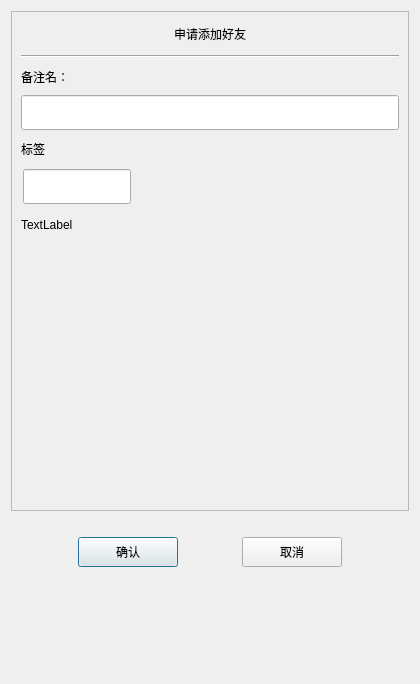
<?xml version="1.0" encoding="UTF-8"?>
<ui version="4.0">
 <class>AuthenFriend</class>
 <widget class="QDialog" name="AuthenFriend">
  <property name="geometry">
   <rect>
    <x>0</x>
    <y>0</y>
    <width>420</width>
    <height>684</height>
   </rect>
  </property>
  <property name="windowTitle">
   <string>Dialog</string>
  </property>
  <layout class="QVBoxLayout" name="verticalLayout">
   <item>
    <widget class="QScrollArea" name="scrollArea">
     <property name="minimumSize">
      <size>
       <width>0</width>
       <height>500</height>
      </size>
     </property>
     <property name="widgetResizable">
      <bool>true</bool>
     </property>
     <widget class="QWidget" name="scrollcontent">
      <property name="geometry">
       <rect>
        <x>0</x>
        <y>0</y>
        <width>400</width>
        <height>498</height>
       </rect>
      </property>
      <layout class="QVBoxLayout" name="verticalLayout_2">
       <property name="spacing">
        <number>0</number>
       </property>
       <property name="leftMargin">
        <number>0</number>
       </property>
       <property name="rightMargin">
        <number>0</number>
       </property>
       <item>
        <widget class="QLabel" name="apply_lb">
         <property name="minimumSize">
          <size>
           <width>0</width>
           <height>25</height>
          </size>
         </property>
         <property name="maximumSize">
          <size>
           <width>16777215</width>
           <height>25</height>
          </size>
         </property>
         <property name="text">
          <string>申请添加好友</string>
         </property>
         <property name="alignment">
          <set>Qt::AlignmentFlag::AlignCenter</set>
         </property>
        </widget>
       </item>
       <item>
        <widget class="QWidget" name="apply_wid" native="true">
         <layout class="QVBoxLayout" name="verticalLayout_3">
          <item>
           <widget class="Line" name="line">
            <property name="orientation">
             <enum>Qt::Orientation::Horizontal</enum>
            </property>
           </widget>
          </item>
          <item>
           <widget class="QLabel" name="label_2">
            <property name="minimumSize">
             <size>
              <width>0</width>
              <height>25</height>
             </size>
            </property>
            <property name="maximumSize">
             <size>
              <width>16777215</width>
              <height>25</height>
             </size>
            </property>
            <property name="text">
             <string>备注名：</string>
            </property>
           </widget>
          </item>
          <item>
           <widget class="CustomizeEdit" name="back_ed">
            <property name="minimumSize">
             <size>
              <width>0</width>
              <height>35</height>
             </size>
            </property>
            <property name="maximumSize">
             <size>
              <width>16777215</width>
              <height>35</height>
             </size>
            </property>
           </widget>
          </item>
          <item>
           <widget class="QLabel" name="label_3">
            <property name="minimumSize">
             <size>
              <width>0</width>
              <height>25</height>
             </size>
            </property>
            <property name="maximumSize">
             <size>
              <width>16777215</width>
              <height>25</height>
             </size>
            </property>
            <property name="text">
             <string>标签</string>
            </property>
           </widget>
          </item>
          <item>
           <widget class="QWidget" name="lb_group_wid" native="true">
            <property name="minimumSize">
             <size>
              <width>0</width>
              <height>50</height>
             </size>
            </property>
            <layout class="QVBoxLayout" name="verticalLayout_4">
             <property name="spacing">
              <number>0</number>
             </property>
             <property name="leftMargin">
              <number>0</number>
             </property>
             <property name="topMargin">
              <number>0</number>
             </property>
             <property name="rightMargin">
              <number>0</number>
             </property>
             <property name="bottomMargin">
              <number>0</number>
             </property>
             <item>
              <widget class="QWidget" name="gridWidget" native="true">
               <property name="minimumSize">
                <size>
                 <width>0</width>
                 <height>40</height>
                </size>
               </property>
               <property name="maximumSize">
                <size>
                 <width>16777215</width>
                 <height>40</height>
                </size>
               </property>
               <widget class="CustomizeEdit" name="lb_ed">
                <property name="geometry">
                 <rect>
                  <x>2</x>
                  <y>2</y>
                  <width>108</width>
                  <height>35</height>
                 </rect>
                </property>
                <property name="maximumSize">
                 <size>
                  <width>16777215</width>
                  <height>35</height>
                 </size>
                </property>
               </widget>
              </widget>
             </item>
             <item>
              <widget class="QWidget" name="input_tip_wid" native="true">
               <property name="minimumSize">
                <size>
                 <width>0</width>
                 <height>35</height>
                </size>
               </property>
               <property name="maximumSize">
                <size>
                 <width>16777215</width>
                 <height>35</height>
                </size>
               </property>
               <layout class="QVBoxLayout" name="verticalLayout_5">
                <property name="spacing">
                 <number>0</number>
                </property>
                <property name="leftMargin">
                 <number>0</number>
                </property>
                <property name="topMargin">
                 <number>0</number>
                </property>
                <property name="rightMargin">
                 <number>0</number>
                </property>
                <property name="bottomMargin">
                 <number>0</number>
                </property>
                <item>
                 <widget class="ClickedOnceLabel" name="tip_lb">
                  <property name="text">
                   <string>TextLabel</string>
                  </property>
                 </widget>
                </item>
               </layout>
              </widget>
             </item>
            </layout>
           </widget>
          </item>
          <item>
           <widget class="QWidget" name="widget" native="true">
            <property name="minimumSize">
             <size>
              <width>0</width>
              <height>60</height>
             </size>
            </property>
            <layout class="QHBoxLayout" name="horizontalLayout_2">
             <property name="spacing">
              <number>7</number>
             </property>
             <property name="leftMargin">
              <number>0</number>
             </property>
             <property name="topMargin">
              <number>0</number>
             </property>
             <property name="rightMargin">
              <number>0</number>
             </property>
             <property name="bottomMargin">
              <number>0</number>
             </property>
             <item>
              <widget class="QWidget" name="lb_list" native="true">
               <property name="minimumSize">
                <size>
                 <width>287</width>
                 <height>50</height>
                </size>
               </property>
               <property name="maximumSize">
                <size>
                 <width>287</width>
                 <height>16777215</height>
                </size>
               </property>
              </widget>
             </item>
             <item>
              <widget class="QWidget" name="more_lb_wid" native="true">
               <property name="minimumSize">
                <size>
                 <width>30</width>
                 <height>0</height>
                </size>
               </property>
               <property name="maximumSize">
                <size>
                 <width>30</width>
                 <height>16777215</height>
                </size>
               </property>
               <layout class="QVBoxLayout" name="verticalLayout_6">
                <property name="spacing">
                 <number>0</number>
                </property>
                <property name="leftMargin">
                 <number>0</number>
                </property>
                <property name="topMargin">
                 <number>0</number>
                </property>
                <property name="rightMargin">
                 <number>0</number>
                </property>
                <property name="bottomMargin">
                 <number>0</number>
                </property>
                <item>
                 <spacer name="verticalSpacer_3">
                  <property name="orientation">
                   <enum>Qt::Orientation::Vertical</enum>
                  </property>
                  <property name="sizeHint" stdset="0">
                   <size>
                    <width>20</width>
                    <height>40</height>
                   </size>
                  </property>
                 </spacer>
                </item>
                <item>
                 <widget class="ClickedOnceLabel" name="more_lb">
                  <property name="minimumSize">
                   <size>
                    <width>25</width>
                    <height>25</height>
                   </size>
                  </property>
                  <property name="maximumSize">
                   <size>
                    <width>25</width>
                    <height>25</height>
                   </size>
                  </property>
                  <property name="text">
                   <string/>
                  </property>
                  <property name="alignment">
                   <set>Qt::AlignmentFlag::AlignCenter</set>
                  </property>
                 </widget>
                </item>
                <item>
                 <spacer name="verticalSpacer_4">
                  <property name="orientation">
                   <enum>Qt::Orientation::Vertical</enum>
                  </property>
                  <property name="sizeHint" stdset="0">
                   <size>
                    <width>20</width>
                    <height>40</height>
                   </size>
                  </property>
                 </spacer>
                </item>
               </layout>
              </widget>
             </item>
            </layout>
           </widget>
          </item>
         </layout>
        </widget>
       </item>
      </layout>
     </widget>
    </widget>
   </item>
   <item>
    <spacer name="verticalSpacer">
     <property name="orientation">
      <enum>Qt::Orientation::Vertical</enum>
     </property>
     <property name="sizeType">
      <enum>QSizePolicy::Policy::Fixed</enum>
     </property>
     <property name="sizeHint" stdset="0">
      <size>
       <width>20</width>
       <height>10</height>
      </size>
     </property>
    </spacer>
   </item>
   <item>
    <widget class="QWidget" name="apply_sure_wid" native="true">
     <property name="minimumSize">
      <size>
       <width>0</width>
       <height>50</height>
      </size>
     </property>
     <layout class="QHBoxLayout" name="horizontalLayout">
      <item>
       <spacer name="horizontalSpacer">
        <property name="orientation">
         <enum>Qt::Orientation::Horizontal</enum>
        </property>
        <property name="sizeHint" stdset="0">
         <size>
          <width>40</width>
          <height>20</height>
         </size>
        </property>
       </spacer>
      </item>
      <item>
       <widget class="ClickedBtn" name="sure_btn">
        <property name="minimumSize">
         <size>
          <width>100</width>
          <height>30</height>
         </size>
        </property>
        <property name="text">
         <string>确认</string>
        </property>
       </widget>
      </item>
      <item>
       <spacer name="horizontalSpacer_2">
        <property name="orientation">
         <enum>Qt::Orientation::Horizontal</enum>
        </property>
        <property name="sizeHint" stdset="0">
         <size>
          <width>40</width>
          <height>20</height>
         </size>
        </property>
       </spacer>
      </item>
      <item>
       <widget class="ClickedBtn" name="cancel_btn">
        <property name="minimumSize">
         <size>
          <width>100</width>
          <height>30</height>
         </size>
        </property>
        <property name="text">
         <string>取消</string>
        </property>
       </widget>
      </item>
      <item>
       <spacer name="horizontalSpacer_3">
        <property name="orientation">
         <enum>Qt::Orientation::Horizontal</enum>
        </property>
        <property name="sizeHint" stdset="0">
         <size>
          <width>40</width>
          <height>20</height>
         </size>
        </property>
       </spacer>
      </item>
     </layout>
    </widget>
   </item>
   <item>
    <spacer name="verticalSpacer_2">
     <property name="orientation">
      <enum>Qt::Orientation::Vertical</enum>
     </property>
     <property name="sizeHint" stdset="0">
      <size>
       <width>20</width>
       <height>82</height>
      </size>
     </property>
    </spacer>
   </item>
  </layout>
 </widget>
 <customwidgets>
  <customwidget>
   <class>ClickedBtn</class>
   <extends>QPushButton</extends>
   <header location="global">clickedbtn.h</header>
  </customwidget>
  <customwidget>
   <class>CustomizeEdit</class>
   <extends>QLineEdit</extends>
   <header location="global">customizeedit.h</header>
  </customwidget>
  <customwidget>
   <class>ClickedOnceLabel</class>
   <extends>QLabel</extends>
   <header location="global">clickedoncelabel.h</header>
  </customwidget>
 </customwidgets>
 <resources/>
 <connections/>
</ui>
